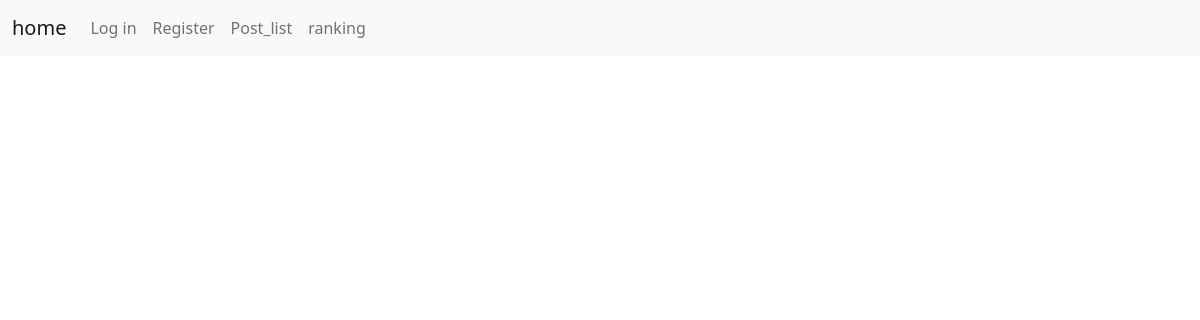
The page /user/follower-list/2 on the database as committed earlier.
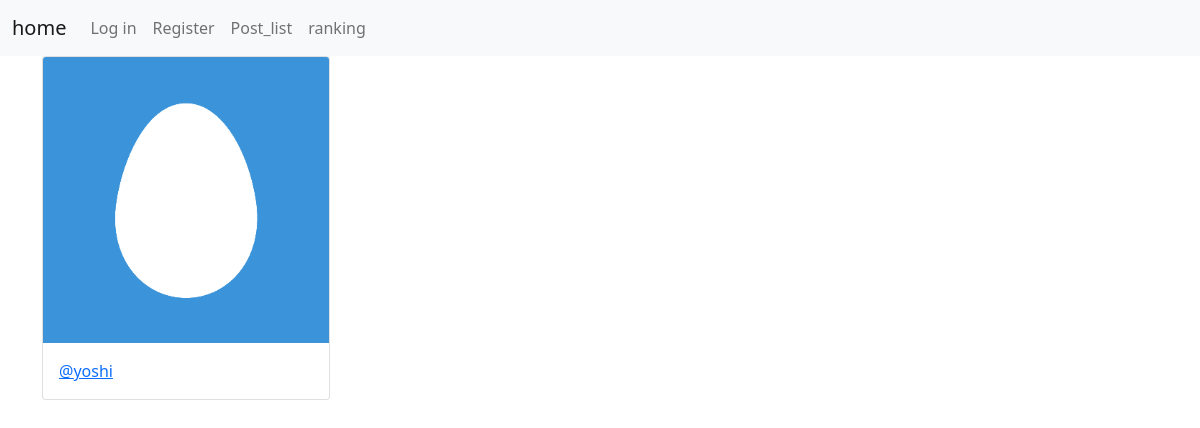
The same page on the database as committed later.
### tornado/models.py (models this page shows, shortened)
class User(db.Model, UserMixin):
    __tablename__ = 'user'
    id = db.Column(db.Integer, primary_key=True)
    username = db.Column(db.String(255), unique=True, nullable=False)
    email = db.Column(db.String(255), unique=True, nullable=False)
    password = db.Column(db.String(60), nullable=False)
    timestamp = db.Column(db.DateTime, nullable=False, default=datetime.utcnow)
    profile_id = db.relationship("Profile", backref='user', uselist=False)
    posts = db.relationship('Post', backref='user', lazy=True)
    comments = db.relationship('Comment', backref='user', lazy=True)
    followed = db.relationship(
                                'User', secondary=followers,
                                primaryjoin=(followers.c.follower_id == id),
                                secondaryjoin=(followers.c.followed_id == id),
                                backref=db.backref('followers', lazy='dynamic'), lazy='dynamic'
                                )
    good_post = db.relationship(
                            'Post', secondary=post_goods,
                            backref=db.backref('good_user', lazy='dynamic')
                            )

class Profile(db.Model):
    __tablename__ = 'profile'
    id = db.Column(db.Integer, primary_key=True)
    image_data = db.Column(db.String(20), nullable=False, default='default.jpg')
    content = db.Column(db.String(255), nullable=False, default='')
    user_id = db.Column(db.Integer, db.ForeignKey('user.id'), nullable=False)

### tornado/routes.py (the view)
@app.route("/user/follower-list/<int:user_id>", methods=['GET'])
def user_follower_list(user_id):
    user = User.query.filter_by(id=user_id).first()
    if user is None:
        return jsonify({'message': 'userが見つかりません'})
    followers_users = user.followers
    return render_template('user/user_list.html', users=followers_users)

### tornado/templates/user/user_list.html
{% extends "layout.html" %}
{% block content %}
{% with users=users %}
{% include 'snippets/users.html'%}
{% endwith %}
{% endblock content %}

### tornado/templates/layout.html (shortened to what this page needs)
<!doctype html>
<html lang="en">
  <head>
    <link href="https://cdn.jsdelivr.net/npm/bootstrap@5.0.0-beta1/dist/css/bootstrap.min.css" rel="stylesheet">
    <link rel="stylesheet" type="text/css" href="{{ url_for('static', filename='css/main.css') }}">
  </head>
  <body>
    <nav class="navbar navbar-expand-lg navbar-light bg-light">
      <div class="container-fluid">
        <a class="navbar-brand" href="{{ url_for('home') }}">home</a>
        <div class="collapse navbar-collapse" id="navbarNav">
          <ul class="navbar-nav">
            {% if current_user.is_authenticated %}
            <li class="nav-item">
              <a class="nav-link active" aria-current="page" href="{{ url_for('user_logout') }}">Log out</a>
            </li>
            <li class="nav-item">
              <a class="nav-link active" aria-current="page" href="{{ url_for('profile', user_id=current_user.id) }}">Profile</a>
            </li>
            <li class="nav-item">
              <a class="nav-link active" aria-current="page" href="{{ url_for('my_follow_user_posts') }}">followlist</a>
            </li>
            <li class="nav-item">
              <a class="nav-link active" aria-current="page" href="{{ url_for('new_post') }}">New Post</a>
            </li>
            <li class="nav-item">
              <a class="nav-link active" aria-current="page" href="{{ url_for('my_good_list') }}">GoodList</a>
            </li>
            {% else %}
            <li class="nav-item">
              <a class="nav-link" href="{{ url_for('user_login') }}">Log in</a>
            </li>
            <li class="nav-item">
              <a class="nav-link" href="{{ url_for('user_register') }}">Register</a>
            </li>
            {% endif %}
            <li class="nav-item">
              <a class="nav-link" href="{{ url_for('post_list') }}">Post_list</a>
            </li>
            <li class="nav-item">
              <a class="nav-link" href="{{ url_for('ranking_list') }}">ranking</a>
            </li>
          </ul>
        </div>
      </div>
    </nav>
    <div class="container">{% block content %}{% endblock %}</div>
  </body>
</html>

### tornado/templates/snippets/users.html
{% for user in users %}
  <div class="card" style="width: 18rem;">
      <img src="/static/profile_pictures/{{user.profile_id.image_data}}" class="card-img-top" alt="...">
      <div class="card-body">
        <a href="{{ url_for('profile', user_id=user.id) }}"><p class="card-text">@{{ user.username }}</a></p>
      </div>
    </div>
{% endfor %}

Rows that differ between the two databases and show on the page:
now on this page (row edited): User: profile_id.image_data (placeholder picture), username "yoshi"
